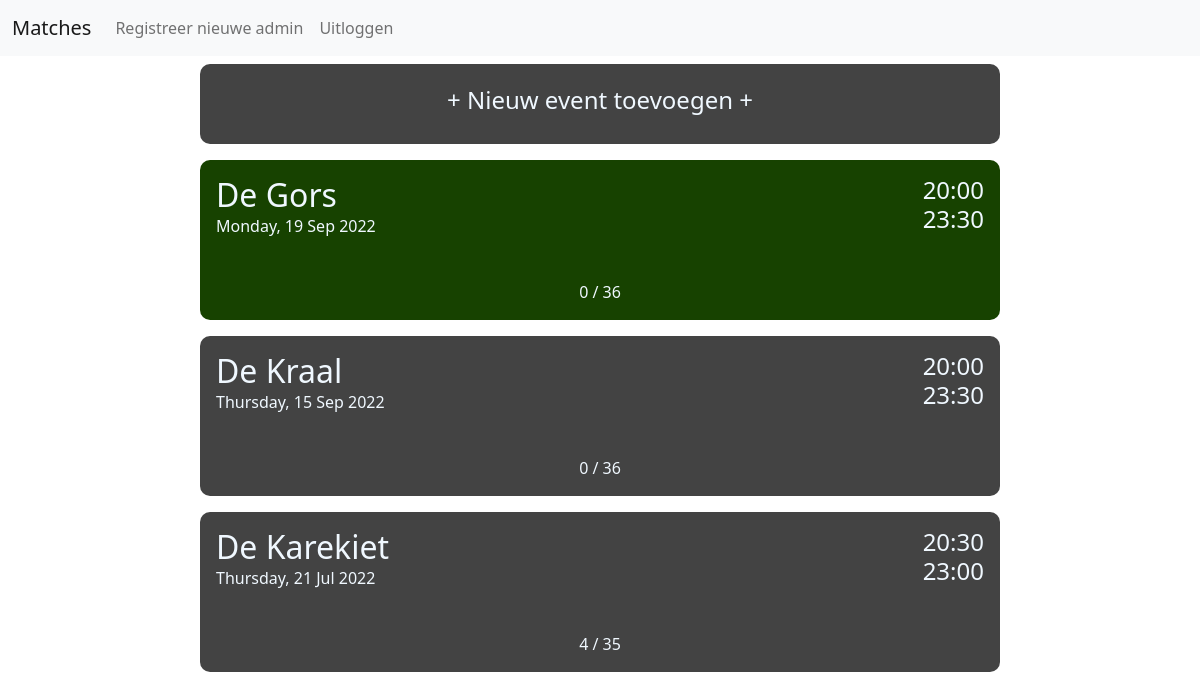
Screenshot of /matches (signed in) with the database file from the repository.
### tables this page shows
CREATE TABLE MATCHDAYS ([id] INTEGER PRIMARY KEY,[date] text, [starttime] text, [endtime] text, [location] text, [max] int, [status] text, [price] text, [password] text, [note] text);

### Program.py (the view, shortened to what this page needs)
    @app.route('/matches', methods=['GET', 'POST'])
    def matches():
        message = request.args["message"] if "message" in request.args else ""
        logged_in = current_user.is_authenticated
        match_list = list(Functions.getData("match").values())
        match_list.sort(key=lambda row: (row[0]))
        match_list = [ i + [datetime.datetime(int(i[0][:4]), int(i[0][4:6]), int(i[0][6:]), 0, 0).strftime("%A, %d %b %Y").title()] for i in match_list]
        return render_template('matches.html', list=match_list[::-1], n_list=len(match_list), message=message, logged_in = logged_in)

### templates/matches.html (shortened to what this page needs)
{% extends 'layout.html' %}
{% block body %}
<link rel="stylesheet" href="../static/matches.css">
<div class="container-fluid">
    <div class="one">
        {% if logged_in == True %}
        <div class="matches">
            <div id="add" class="card-addevent" name="cardname" onclick="document.getElementById('form2').submit();">
                <div class="participants">
                    <h4>+ Nieuw event toevoegen +</h4>
                </div>
            </div>
        </div>
        {% endif %}
        {% for i in range(n_list) %}
        <form id="{{list[i][0]}}" method="POST" action="">
            <div class="matches">
                <div id="{{ list[i][0] }}" class={{"card-" + list[i][5]}} name="cardname" onclick="document.getElementById('{{list[i][0]}}').submit();">
                    <div class="header">
                        <div>
                            <h2 class="title">{{ list[i][3] }}</h2>
                            <p class="date">{{ list[i][10] }}</p>
                        </div>
                        <div class="time">
                            <h4 class="stamp">{{ list[i][1] }}</h4>
                            <h4 class="stamp">{{ list[i][2] }}</h4>
                        </div>
                    </div>
                    <div class="participants">
                        <p>{{ list[i][9] }} / {{ list[i][4] }}</p>
                    </div>
                </div>
            </div>
        </form>
        {% endfor %}
    </div>
</div>
{% endblock %}

### static/matches.css (style rules this page uses)
.matches { display: flex; justify-content: center; }
.one { max-width:50rem; margin: 0 auto; }
.card-open { background-color: rgb(23, 66, 0); color: aliceblue; height: 10rem; width: 50rem; border-radius: 10px; display: flex; flex-direction: column; justify-content: space-between; margin: 0.5rem 0; transition: 0.3s; }
.card-ended { background-color: rgb(67, 67, 67); color: aliceblue; height: 10rem; width: 50rem; border-radius: 10px; display: flex; flex-direction: column; justify-content: space-between; margin: 0.5rem 0; transition: 0.3s; }
.card-addevent { background-color: rgb(67, 67, 67); color: aliceblue; height: 5rem; width: 50rem; border-radius: 10px; display: flex; flex-direction: column; justify-content: center; margin: 0.5rem 0; transition: 0.3s; }
.title { margin: 1rem 1rem 0 1rem; }
.header { display: flex; justify-content: space-between; }
.time { display: flex; flex-direction: column; margin: 1em; }
.stamp { margin: 0; }
.date { margin: 0 0 0 1rem; }
.participants { display: flex; justify-content: center; }

### rows the page displays
MATCHDAYS: location "De Gors", starttime "20:00", endtime "23:30"
MATCHDAYS: location "De Kraal", starttime "20:00", endtime "23:30"
MATCHDAYS: location "De Karekiet", starttime "20:30", endtime "23:00"

### other values shown
{{ list[i][10] }} "Monday, 19 Sep 2022" "Thursday, 15 Sep 2022" "Thursday, 21 Jul 2022"
{{ list[i][9] }} "0" "0" "4"
{{ list[i][4] }} "36" "36" "35"
